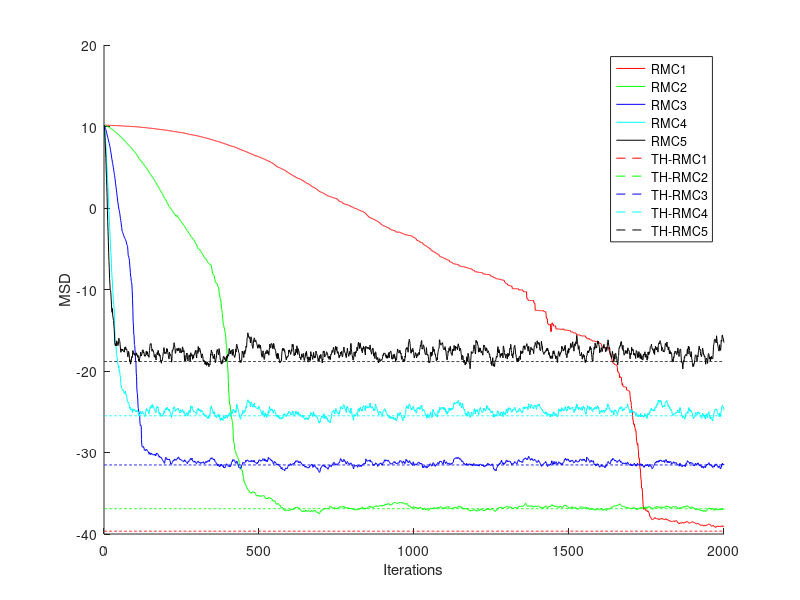

Recreate this plot in MATLAB.
clear all; close all;
%% MEE-AF-V10
L = 2000;
p = 5;
q = 8;
lamda1 = 0.994;%RMEE
lamda2 = 0.992;%RMEE
lamda3 = 0.980;%RMEE
lamda4 = 0.970;%RMEE
lamda5 = 0.942;%RMEE
% lamda2 = 1;%RMEE for speech signal

sigma1= 0.2;%%RMEE
sigma2 = 0.5;%%RMEE
sigma3 = 1;%%RMEE
sigma4 = 2;%%RMEE
sigma5 = 3;%%RMEE
tic
for mm = 1:100
    vv = randn(1,L) * 0.1;
%     vv = rand(1,L) -0.5;
    v1=randn(1,L)*0.1; v2=randn(1,L)*5;
    rp=rand(1,L);
    %    vv = v1 + (rp>0.95).*v2;
    vv = (rp<=0.95).*v1 + (rp>0.95).*v2;
    vG = exp(-vv.^2/2/sigma1^2).*vv;
    %      vv = exp(-vv.^2/2/sigma1^2).*vv;
    
   wo1 = randn(p,1);wo2 = randn(p,1);wo3 = randn(p,1);
%       wo1 = [0,0,0.9,0,0,0,0.2,0,0,0]';
%     wo = [ kron(wo1, ones(1,L/3)) kron(wo2, ones(1,L/3)) kron(wo3, ones(1,L/3))];
     wo = [ kron(wo1, ones(1,L)) ];
  %   wo = [ kron(randn(p,1), ones(1,L/2)),  kron(randn(p,1), ones(1,L/2)) ];
    uu = randn(p,L);
%     path(path,'e:\work\speech enhancement\dbs');
%     [s1,FS,NBITS]=wavread('sp02.wav');
%     s1 = s1*1;
%     
%     for ii = 1 : p
%         uu(ii, :) = s1(3000+ii : 3000+ii+L-1)*10;
%     end
    for ii = 1 : L
        dd(ii) = wo(:,ii)' * uu(:,ii) + vv(ii);
    end
    
    % dd = wo' * uu + vv;
    
    w_LMS = randn(p,1);   
    w_C_RLS1 =w_LMS;%%MEE
    w_C_RLS2 =w_LMS;%%MEE
    w_C_RLS3 =w_LMS;%%MEE
    w_C_RLS4 =w_LMS;%%MEE
    w_C_RLS5 =w_LMS;%%MEE
    
    
    %% RLS MCC, algorithm 1
   Pn = eye(p)*1;
    for ii = 1 : L
        Err_MCC_RLS1(mm,ii) = (wo(:,ii)  - w_C_RLS1)' * (wo(:,ii)  - w_C_RLS1);
        dn = dd(ii);
        un = uu(:,ii);
        en = dn - w_C_RLS1' * un;
        
        kn = Pn * un / ( exp(en^2/2/sigma1^2)*lamda1 + un' * Pn * un );
        %  kn = Pn * un / ( lamda+ un' * Pn * un );
        Pn = 1/lamda1 * ( Pn - kn * un' * Pn);
        w_C_RLS1 = w_C_RLS1 +kn * en;
    end
     %% RLS MCC, algorithm 2
    Pn = eye(p)*1;
    for ii = 1 : L
        Err_MCC_RLS2(mm,ii) = (wo(:,ii)  - w_C_RLS2)' * (wo(:,ii)  - w_C_RLS2);
        dn = dd(ii);
        un = uu(:,ii);
        en = dn - w_C_RLS2' * un;
        
        kn = Pn * un / ( exp(en^2/2/sigma2^2)*lamda2 + un' * Pn * un );
        %  kn = Pn * un / ( lamda+ un' * Pn * un );
        Pn = 1/lamda2 * ( Pn - kn * un' * Pn);
        w_C_RLS2 = w_C_RLS2 +kn * en;
    end
     %% RLS MCC, algorithm 3
    Pn = eye(p)*1;
    for ii = 1 : L
        Err_MCC_RLS3(mm,ii) = (wo(:,ii)  - w_C_RLS3)' * (wo(:,ii)  - w_C_RLS3);
        dn = dd(ii);
        un = uu(:,ii);
        en = dn - w_C_RLS3' * un;
        
        kn = Pn * un / ( exp(en^2/2/sigma3^2)*lamda3 + un' * Pn * un );
        %  kn = Pn * un / ( lamda3+ un' * Pn * un );
        Pn = 1/lamda3 * ( Pn - kn * un' * Pn);
        w_C_RLS3 = w_C_RLS3 +kn * en;
    end
    
    %% RLS MCC, algorithm 4
    Pn = eye(p)*1;
    for ii = 1 : L
        Err_MCC_RLS4(mm,ii) = (wo(:,ii)  - w_C_RLS4)' * (wo(:,ii)  - w_C_RLS4);
        dn = dd(ii);
        un = uu(:,ii);
        en = dn - w_C_RLS4' * un;
        
        kn = Pn * un / ( exp(en^2/2/sigma4^2)*lamda4 + un' * Pn * un );
        %  kn = Pn * un / ( lamda4+ un' * Pn * un );
        Pn = 1/lamda4 * ( Pn - kn * un' * Pn);
        w_C_RLS4 = w_C_RLS4 +kn * en;
    end
     %% RLS MCC, algorithm 5
    Pn = eye(p)*1;
    for ii = 1 : L
        Err_MCC_RLS5(mm,ii) = (wo(:,ii)  - w_C_RLS5)' * (wo(:,ii)  - w_C_RLS5);
        dn = dd(ii);
        un = uu(:,ii);
        en = dn - w_C_RLS5' * un;
        
        kn = Pn * un / ( exp(en^2/2/sigma5^2)*lamda5 + un' * Pn * un );
        %  kn = Pn * un / ( lamda5+ un' * Pn * un );
        Pn = 1/lamda5 * ( Pn - kn * un' * Pn);
        w_C_RLS5 = w_C_RLS5 +kn * en;
    end
    
     
    %% RLS-MCC, steady-state mean square performance

     vG1 = exp(-vv.^2/2/sigma1^2).*vv;
     vG2 = exp(-vv.^2/2/sigma2^2).*vv;
     vG3 = exp(-vv.^2/2/sigma3^2).*vv;
     vG4 = exp(-vv.^2/2/sigma4^2).*vv;
     vG5 = exp(-vv.^2/2/sigma5^2).*vv;
     Evg1 = mean(exp(- (vv).^2/sigma1^2/2));
     Evg2 = mean(exp(- (vv).^2/sigma2^2/2));
     Evg3 = mean(exp(- (vv).^2/sigma3^2/2));
     Evg4 = mean(exp(- (vv).^2/sigma4^2/2));
     Evg5 = mean(exp(- (vv).^2/sigma5^2/2));
     
    Err_TH_MCC1(mm) = (1-lamda1)/(1+lamda1) * p/ mean(diag(uu*uu'/L)) ...
        *  vG1*vG1'/L / Evg1^2; %1;  
    Err_TH_MCC2(mm) = (1-lamda2)/(1+lamda2) * p/ mean(diag(uu*uu'/L)) ...
        *  vG2*vG2'/L / Evg2^2; %1;
    Err_TH_MCC3(mm) = (1-lamda3)/(1+lamda3) * p/ mean(diag(uu*uu'/L)) ...
        *  vG3*vG3'/L / Evg3^2; %1;
    Err_TH_MCC4(mm) = (1-lamda4)/(1+lamda4) * p/ mean(diag(uu*uu'/L)) ...
        *  vG4*vG4'/L / Evg4^2; %1;
    Err_TH_MCC5(mm) = (1-lamda5)/(1+lamda5) * p/ mean(diag(uu*uu'/L)) ...
        *  vG5*vG5'/L / Evg5^2; %1;
    
end
toc
figure,hold on;
plot(10* log10(mean(Err_MCC_RLS1)),'r'),
plot(10* log10(mean(Err_MCC_RLS2)),'g'),
plot(10* log10(mean(Err_MCC_RLS3)),'b');
plot(10* log10(mean(Err_MCC_RLS4)),'c'),
plot(10* log10(mean(Err_MCC_RLS5)),'k');
plot(10*log10(ones(1,L)*mean(Err_TH_MCC1)),'r--')
plot(10*log10(ones(1,L)*mean(Err_TH_MCC2)),'g--')
plot(10*log10(ones(1,L)*mean(Err_TH_MCC3)),'b--')
plot(10*log10(ones(1,L)*mean(Err_TH_MCC4)),'c--')
plot(10*log10(ones(1,L)*mean(Err_TH_MCC5)),'k--')
legend('RMC1','RMC2','RMC3','RMC4','RMC5', ...
'TH-RMC1', 'TH-RMC2', 'TH-RMC3', 'TH-RMC4', 'TH-RMC5');
xlabel('Iterations');ylabel('MSD');
axis([0 2000 -40 20])
% legend('LMS','RLS','RMC','RMEE');
[10*log10(mean(Err_TH_MCC1))
10*log10(mean(Err_TH_MCC2))
10*log10(mean(Err_TH_MCC3))
10*log10(mean(Err_TH_MCC4))
10*log10(mean(Err_TH_MCC5))]'